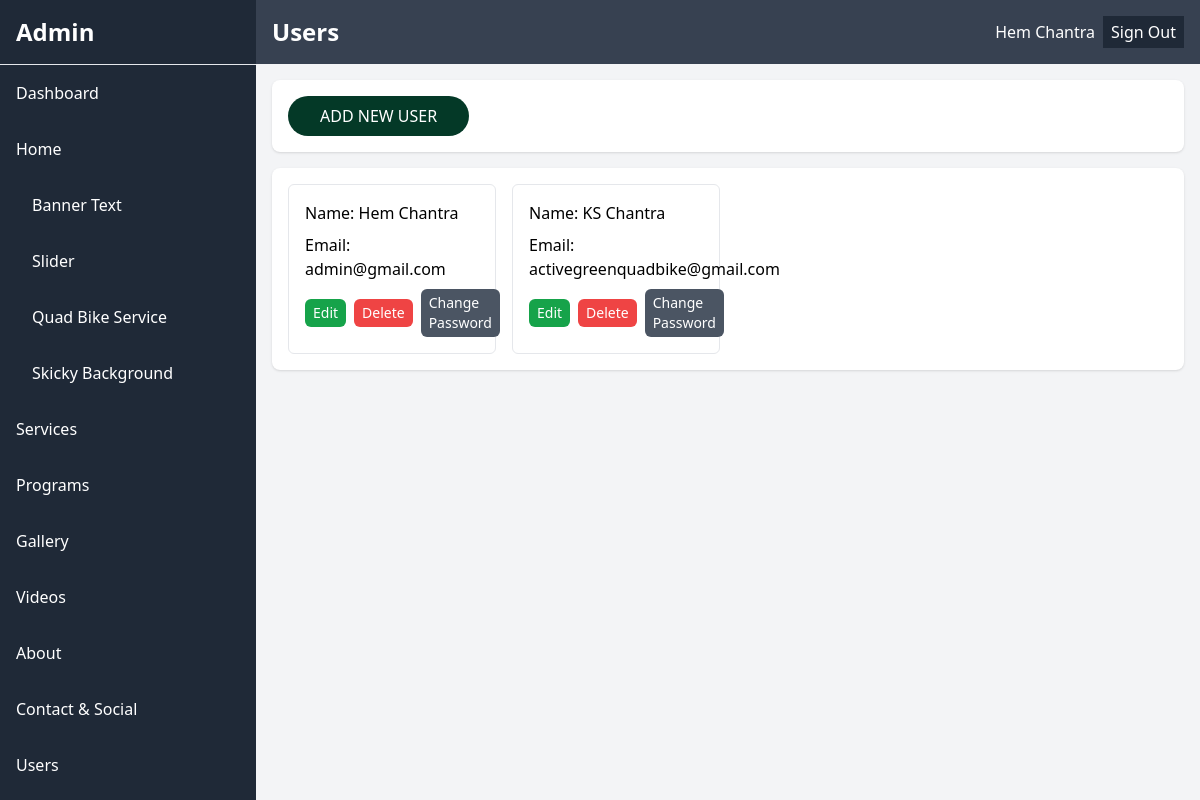
The page /backend/user.php (signed in) on the database its author committed.
### tables this page shows
CREATE TABLE `users` (
  `user_id` int(11) NOT NULL,
  `user_fullname` varchar(255) DEFAULT NULL,
  `user_email` varchar(255) NOT NULL,
  `user_password` varchar(255) DEFAULT NULL
);

### backend/user.php (the view, shortened to what this page needs)
<?php
include 'header.php';
?>
</head>
<body class="bg-gray-100 font-sans leading-normal tracking-normal">
    <aside class="w-64 bg-gray-800 text-white flex-shrink-0 fixed h-screen z-50">
        <div class="p-4 text-2xl font-bold border-b">Admin</div>
        <?php include 'nav.php'; ?>
    </aside>
    <div class="flex-1" style="margin-left: 256px;">
        <header class="flex items-center justify-between fixed top-0 p-4 bg-gray-700 text-white"
            style="width: calc(100% - 256px);">
            <h1 class="text-2xl font-bold">Users</h1>
            <?php include 'sign-out.php'; ?>
        </header>
        <div class="" style="height: 80px;">&nbsp;</div>
        <section class="p-4 mx-4 bg-white shadow rounded-lg">
            <div class="flex items-center">
                <button onclick="location.href='add_user.php'" class="btn-primary">Add New User</button>
            </div>
        </section>
        <section class="p-4 m-4 bg-white shadow rounded-lg">
            <div class="grid grid-cols-4 gap-4">
                <?php
                $user = "SELECT * FROM users";
                $user_result = $db->query($user);
                if ($user_result->num_rows > 0) {
                    while ($user_data = $user_result->fetch_assoc()) {
                        $user_id = $user_data['user_id'];
                        $user_fullname = $user_data['user_fullname'] ?: 'Undefined';
                        $user_email = $user_data['user_email'];
                        ?>
                        <div class="border rounded-md p-4 flex flex-col gap-2">
                            <div>Name: <?php echo htmlspecialchars($user_fullname); ?></div>
                            <div>Email: <?php echo htmlspecialchars($user_email); ?></div>
                            <div class="flex items-center gap-2">
                                <a href="edit_user.php?editid=<?php echo $user_id; ?>"
                                    class="block text-white bg-green-600 rounded-md px-2 py-1 text-sm">Edit</a>
                                <a href="#" class="block text-white bg-red-500 rounded-md px-2 py-1 text-sm"
                                    data-id="<?php echo $user_id; ?>" onclick="confirmDelete(this)">Delete</a>
                                <a href="change_user_password.php?change_id=<?php echo $user_id; ?>"
                                    class="block text-white bg-gray-600 rounded-md px-2 py-1 text-sm">Change Password</a>
                            </div>
                        </div>
                        <?php
                    }
                }
                ?>
            </div>
        </section>
    </div>
    <?php include 'footer.php'; ?>

### sources/css/style-out.css (style rules this page uses)
html, :host { line-height: 1.5; -webkit-text-size-adjust: 100%; -moz-tab-size: 4; -o-tab-size: 4; tab-size: 4; font-family: ui-sans-serif, system-ui, sans-serif, "Apple Color Emoji", "Segoe UI Emoji", "Segoe UI Symbol", "Noto Color Emoji"; font-feature-settings: normal; font-variation-settings: normal; -webkit-tap-highlight-color: transparent; }
body { margin: 0; line-height: inherit; }
h1, h2, h3, h4, h5, h6 { font-size: inherit; font-weight: inherit; }
a { color: inherit; text-decoration: inherit; }
button, input, optgroup, select, textarea { font-family: inherit; font-feature-settings: inherit; font-variation-settings: inherit; font-size: 100%; font-weight: inherit; line-height: inherit; letter-spacing: inherit; color: inherit; margin: 0; padding: 0; }
button, select { text-transform: none; }
button, input:where([type='button']), input:where([type='reset']), input:where([type='submit']) { -webkit-appearance: button; background-color: transparent; background-image: none; }
blockquote, dl, dd, h1, h2, h3, h4, h5, h6, hr, figure, p, pre { margin: 0; }
button, [role="button"] { cursor: pointer; }
.fixed { position: fixed; }
.top-0 { top: 0px; }
.z-50 { z-index: 50; }
.m-4 { margin: 1rem; }
.mx-4 { margin-left: 1rem; margin-right: 1rem; }
.block { display: block; }
.flex { display: flex; }
.grid { display: grid; }
.h-screen { height: 100vh; }
.w-64 { width: 16rem; }
.flex-1 { flex: 1 1 0%; }
.flex-shrink-0 { flex-shrink: 0; }
.grid-cols-4 { grid-template-columns: repeat(4, minmax(0, 1fr)); }
.flex-col { flex-direction: column; }
.items-center { align-items: center; }
.justify-between { justify-content: space-between; }
.gap-2 { gap: 0.5rem; }
.gap-4 { gap: 1rem; }
.rounded-lg { border-radius: 0.5rem; }
.rounded-md { border-radius: 0.375rem; }
.border { border-width: 1px; }
.border-b { border-bottom-width: 1px; }
.bg-gray-100 { --tw-bg-opacity: 1; background-color: rgb(243 244 246 / var(--tw-bg-opacity)); }
.bg-gray-600 { --tw-bg-opacity: 1; background-color: rgb(75 85 99 / var(--tw-bg-opacity)); }
.bg-gray-700 { --tw-bg-opacity: 1; background-color: rgb(55 65 81 / var(--tw-bg-opacity)); }
.bg-gray-800 { --tw-bg-opacity: 1; background-color: rgb(31 41 55 / var(--tw-bg-opacity)); }
.bg-green-600 { --tw-bg-opacity: 1; background-color: rgb(22 163 74 / var(--tw-bg-opacity)); }
.bg-red-500 { --tw-bg-opacity: 1; background-color: rgb(239 68 68 / var(--tw-bg-opacity)); }
.bg-white { --tw-bg-opacity: 1; background-color: rgb(255 255 255 / var(--tw-bg-opacity)); }
.p-4 { padding: 1rem; }
.px-2 { padding-left: 0.5rem; padding-right: 0.5rem; }
.py-1 { padding-top: 0.25rem; padding-bottom: 0.25rem; }
.font-sans { font-family: ui-sans-serif, system-ui, sans-serif, "Apple Color Emoji", "Segoe UI Emoji", "Segoe UI Symbol", "Noto Color Emoji"; }
.text-2xl { font-size: 1.5rem; line-height: 2rem; }
.text-sm { font-size: 0.875rem; line-height: 1.25rem; }
.font-bold { font-weight: 700; }
.leading-normal { line-height: 1.5; }
.tracking-normal { letter-spacing: 0em; }
.text-white { --tw-text-opacity: 1; color: rgb(255 255 255 / var(--tw-text-opacity)); }
.shadow { --tw-shadow: 0 1px 3px 0 rgb(0 0 0 / 0.1), 0 1px 2px -1px rgb(0 0 0 / 0.1); --tw-shadow-colored: 0 1px 3px 0 var(--tw-shadow-color), 0 1px 2px -1px var(--tw-shadow-color); box-shadow: var(--tw-ring-offset-shadow, 0 0 #0000), var(--tw-ring-shadow, 0 0 #0000), var(--tw-shadow); }

### sources/css/front-custom.css (style rules this page uses)
html, body { padding: 0; margin: 0; }
.btn-primary { background-color: #043927; color: #fff; text-align: center; text-transform: uppercase; padding: 0.5rem 2rem; border-radius: 9999px; }

### rows shown on the page
users: user_fullname "Hem Chantra", user_email "admin@gmail.com"
users: user_fullname "KS Chantra", user_email "activegreenquadbike@gmail.com"

### other values the page prints
$_SESSION['user_fullname'] "Hem Chantra"
